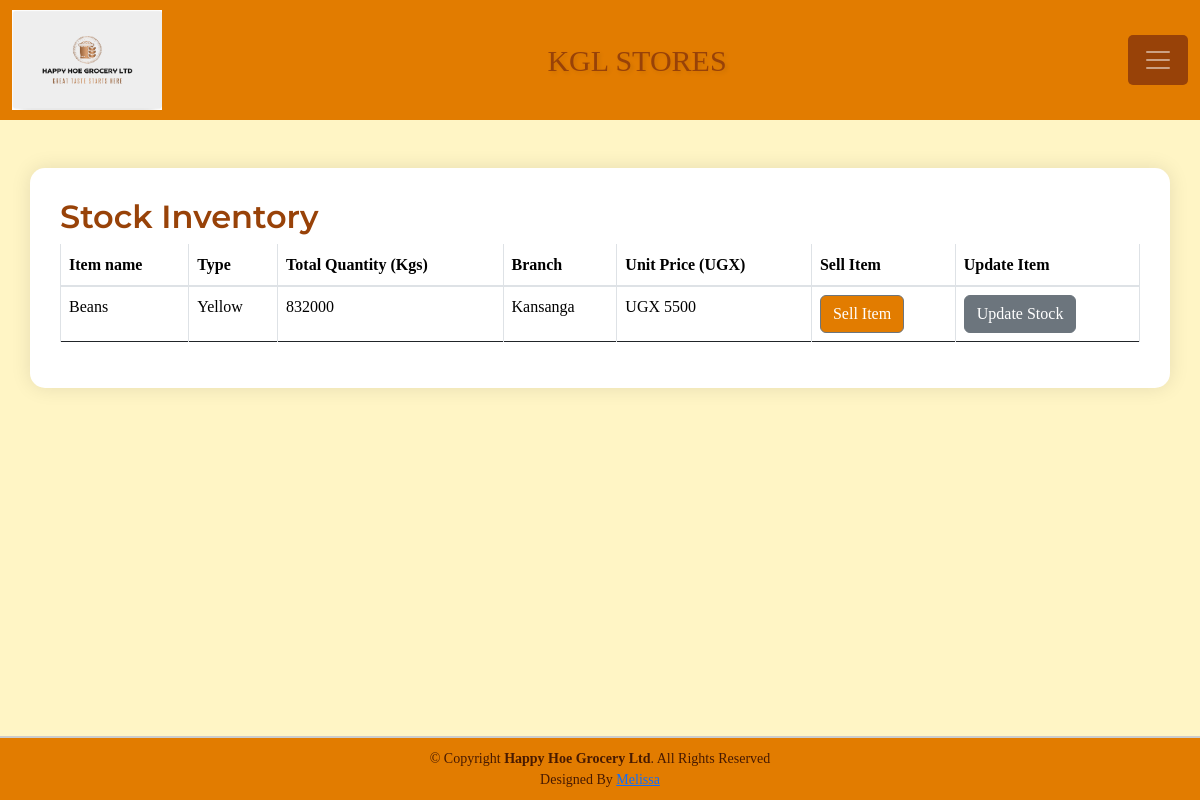
Before: /products/15/ (signed in) with the older database file.
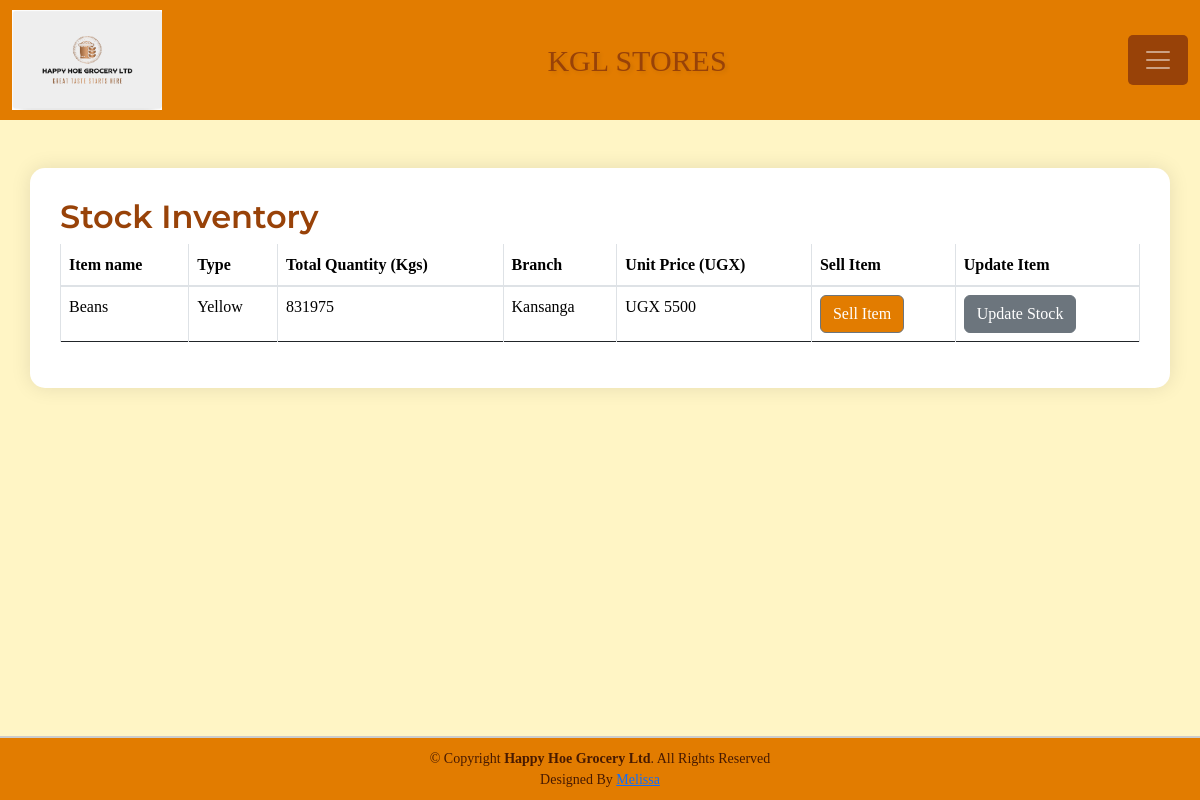
After: the same page with the newer database file.
### Grocery_app/models.py (models this page shows, shortened)
class Stockx(models.Model):
    item_name = models.CharField(max_length=50, null=True, blank=True)
    stock_type = models.CharField(max_length=50, null=True, blank=True)
    stock_source = models.CharField(max_length=50, null=True, blank=True)
    unit_cost = models.IntegerField(default=0, null=True, blank=True)
    unit_price = models.IntegerField(default=0, null=True, blank=True)
    total_quantity = models.IntegerField(default=0, null=True, blank=True)
    stock_branch = models.CharField(max_length=50, null=True, blank=True)
    stock_date = models.DateTimeField(auto_now_add=True, null=True, blank=True) #Automtically sets it when object is first recorded.
    stock_time = models.TimeField(auto_now_add=True, null=True, blank=True)
    stock_dealer = models.CharField(max_length=50, null=True, blank=True)
    stock_contact = models.IntegerField(default=0, null=True, blank=True)
    issued_quantity = models.IntegerField(default=0, null=True, blank=True)

### Grocery_app/views.py (the view)
# urls.py: path('products/<int:product_id>/', views.product_detail, name='product_detail'),
@login_required
def product_detail(request,product_id):
    product = Stockx.objects.filter(id = product_id)
    return render(request,'Grocery_app/product_detail.html',{'product':product})

### Grocery_app/templates/Grocery_app/product_detail.html (shortened to what this page needs)
{% extends 'Grocery_app/base.html' %}
{% block content %}
<br><br><br><br>
<div class="container receipt">
    <h2 class="receipt-title">Stock Inventory</h2>
    <div class="receipt-details">
        <table class="table table-bordered">
            <thead>
                <tr>
                    <th scope="col">Item name</th>
                    <th scope="col">Type</th>
                    <th scope="col">Total Quantity (Kgs)</th>
                    <th scope="col">Branch</th>
                    <th scope="col">Unit Price (UGX)</th>
                    <th scope="col">Sell Item</th>
                    <th scope="col">Update Item</th>
                </tr>
            </thead>
            <tbody>
                {% for product in product %}
                <tr>
                    <td>{{ product.item_name }}</td>
                    <td>{{ product.stock_type }}</td>
                    <td>{{ product.total_quantity }}</td>
                    <td>{{ product.stock_branch }}</td>
                    <td>UGX {{ product.unit_price }}</td>
                    <td>
                        <a href="{% url 'issue_item' product.id %}">
                            <input type="submit" value="Sell Item" class="btn btn-secondary"style="background-color: #e27c00;" />
                        </a>
                    </td>
                    <td>
                        <a href="{% url 'add_to_stock' product.id %}">
                            <input type="submit" value="Update Stock" class="btn btn-secondary" />
                        </a>
                    </td>
                </tr>
                {% endfor %}
            </tbody>
        </table>
    </div>
</div><br><br>
{% endblock %}

Changed rows visible on the page:
changed Stockx "Beans": total_quantity "832000" → "831975"
